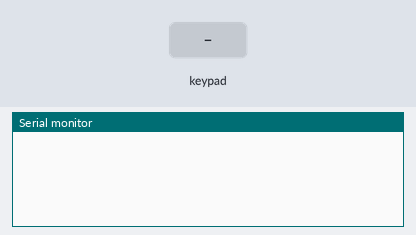
Recording of a sketch running on a simulated Arduino Uno, built with avr-gcc and run on an emulated ATmega328P. Shown: the last lines printed to the serial monitor. The test bench sets the inputs (shaded band).

Above: at 1.2 s.
1.3 s: key '1' pressed
At 2.2 s:
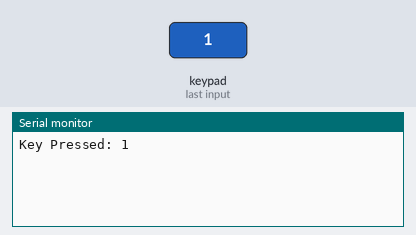
2.8 s: keypad keys 3 4 5 6 pressed 0.4 s apart
At 3.86 s:
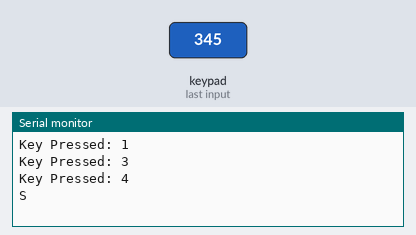
5.9 s: key '2' pressed
At 6.8 s:
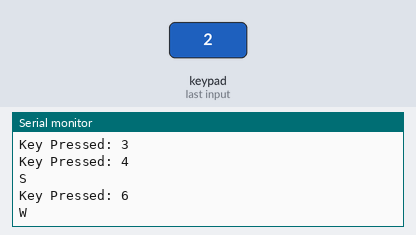
7.4 s: keypad keys 3 4 5 6 # pressed 0.4 s apart
At 9.4 s:
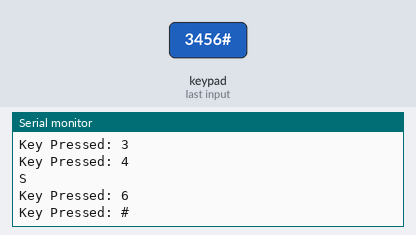
10.9 s: key 'A' pressed
At 11.9 s:
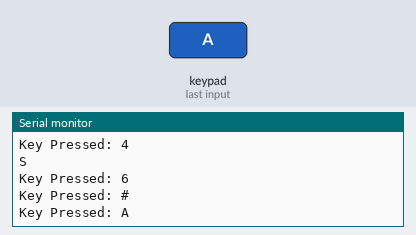
12.4 s: keypad keys 3 4 5 6 * pressed 0.4 s apart
At 15.4 s:
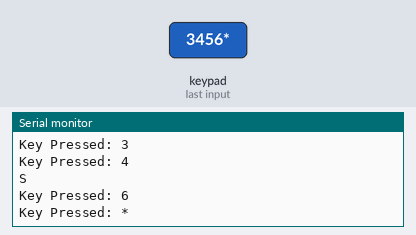
Timing chart, 0 to 16.9 s (numbered marks = the images above; inputs shaded):
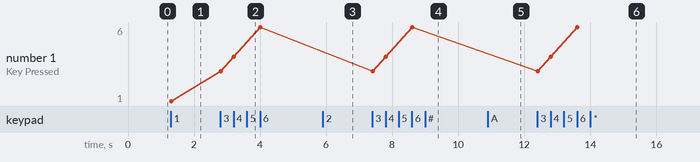

The sketch:

number_pad.INO
```cpp
#include <Keypad.h>

// 키패드 설정
const byte ROWS = 4; // 키패드의 행 개수
const byte COLS = 4; // 키패드의 열 개수
char keys[ROWS][COLS] = {
    {'1', '2', '3', 'A'},
    {'4', '5', '6', 'B'},
    {'7', '8', '9', 'C'},
    {'*', '0', '#', 'D'}
};
byte rowPins[ROWS] = {3, 4, 5, 6}; // 행 핀 연결
byte colPins[COLS] = {7, 8, 9, 10}; // 열 핀 연결
Keypad keypad = Keypad(makeKeymap(keys), rowPins, colPins, ROWS, COLS);

void setup() {
    Serial.begin(9600); // 시리얼 통신 시작
}

void loop() {
    char key = keypad.getKey(); // 키패드 입력 감지

    if (key) { // 키 입력이 있으면
        handleKeyInput(key); // 키 입력 처리
    }
}

// 키 입력을 처리하는 함수
void handleKeyInput(char key) {
    if (key) { // 키 입력이 감지되면
        if (key == '8') { // 위로 이동
            Serial.println("U"); // 위로 이동 명령
        } else if (key == '2') { // 아래로 이동
            Serial.println("W"); // 아래로 이동 명령
        } else if (key == '5') { // 선택
            Serial.println("S"); // 선택 명령
        } else {
            Serial.print("Key Pressed: ");
            Serial.println(key); // 입력된 키 출력
        }
    }
}
```

Measured:
- after the input at 1.3 s, the serial monitor: prints a new line at once (image 1)
- after the input at 2.8 s, the serial monitor: prints a new line at once (image 2)
- after the input at 5.9 s, the serial monitor: prints a new line at once (image 3)
- after the input at 7.4 s, the serial monitor: prints a new line at once (image 4)
- after the input at 10.9 s, the serial monitor: prints a new line at once (image 5)
- after the input at 12.4 s, the serial monitor: prints a new line at once (image 6)
- plotted number 1: 1 → 6 after the input at 2.8 s
